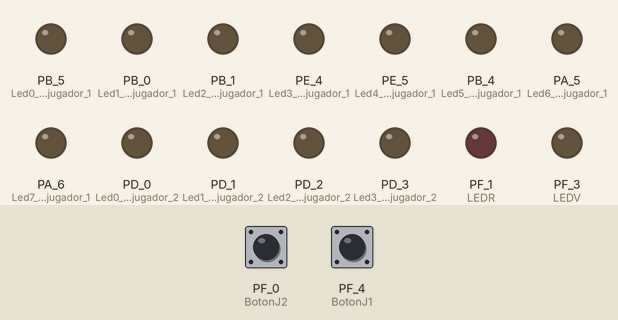
Bench run of a sketch on a simulated TI Tiva C LaunchPad. Shown: output pins drawn as LEDs (lit = HIGH). Inputs (shaded band) come from the test bench; at power-on: PF_0 (BotonJ2) HIGH, PF_4 (BotonJ1) HIGH.

Above: at 1.2 s.
1.3 s: PF_0 (BotonJ2) pulled LOW for 0.15 s
At 1.9 s:
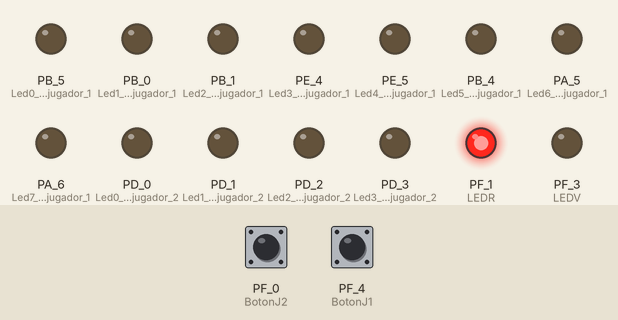
4.4 s: PF_4 (BotonJ1) pulled LOW for 3.2 s
At 8.5 s:
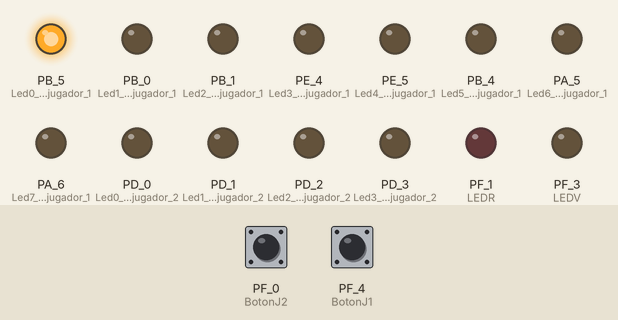
9.3 s: PF_4 (BotonJ1) pulled LOW for 0.15 s
At 10.5 s:
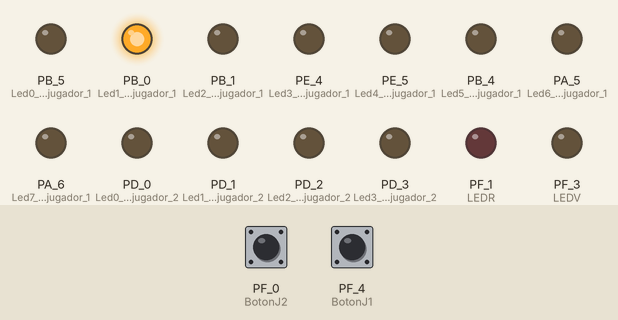
11.1 s: PF_0 (BotonJ2) pulled LOW for 1 s
At 13.1 s:
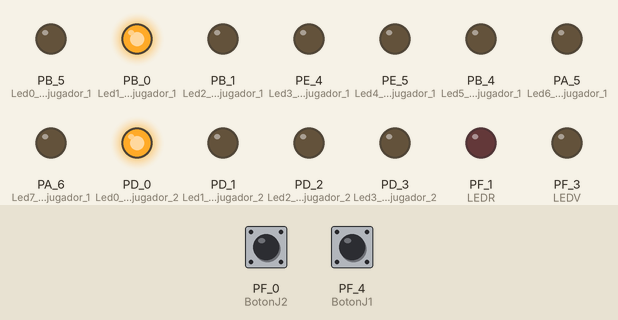
13.8 s: PF_4 (BotonJ1) pulled LOW for 1 s
At 16.2 s:
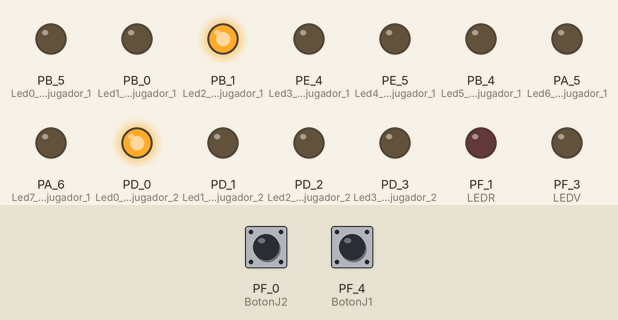
16.5 s: PF_0 (BotonJ2) pulled LOW for 0.15 s
At 17.2 s:
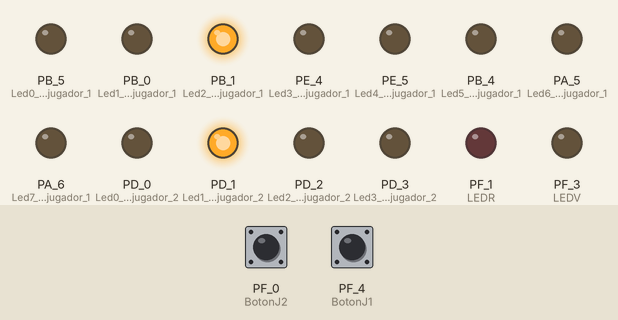
Timing chart, 0 to 19.3 s (numbered marks = the images above; inputs shaded):
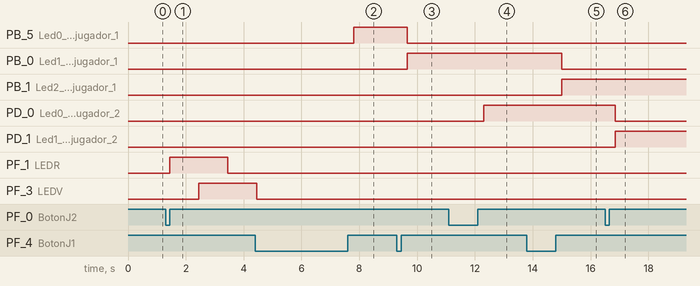

Measured:
- after the input at 1.3 s, PF_1 (LEDR): LOW → HIGH after 0.15 s, → LOW 2.0 s later; PF_3 (LEDV): LOW → HIGH after 1.2 s
- after the input at 4.4 s, PB_5 (Led0_del_jugador_1): LOW → HIGH after 3.4 s
- after the input at 9.3 s, PB_5 (Led0_del_jugador_1): HIGH → LOW after 0.35 s; PB_0 (Led1_del_jugador_1): LOW → HIGH after 0.35 s
- after the input at 11.1 s, PD_0 (Led0_del_jugador_2): LOW → HIGH after 1.2 s
- after the input at 13.8 s, PB_0 (Led1_del_jugador_1): HIGH → LOW after 1.2 s; PB_1 (Led2_del_jugador_1): LOW → HIGH after 1.2 s
- after the input at 16.5 s, PD_0 (Led0_del_jugador_2): HIGH → LOW after 0.35 s; PD_1 (Led1_del_jugador_2): LOW → HIGH after 0.35 s

The sketch:

Lab4.ino
```cpp
//Nicole Prem 18337
//Lab 4: Juego Carrera en Tiva C

//********************************************************************************
//Variables
//********************************************************************************
#define LEDR PF_1 //Led rojo para el semáforo
#define LEDV PF_3 //Led verde del semáforo
#define LEDA PF_2 //Led azul para mostrar el ganador
#define BotonJ1 PUSH1 //Botón del jugador 1
#define BotonJ2 PUSH2 //Botón del jugador 2
//#define RESET PF_RST //Botón de reset

unsigned char C1; //parámetro de entrada para función de leds J1
unsigned char C2; //parámetro de entrada para función de leds J2
unsigned char contadorJ1 = 0; //Contador del jugador 1, si llega a 8 gana
unsigned char contadorJ2 = 0; //Contador del jugador 2, si llega a 8 gana
unsigned int bandera = 1; //bandera para identificar al ganador
unsigned int banderaJ1=0; //bandera para identificar si se apachó el botón del J1
unsigned int banderaJ2=0; //bandera para identificar si se apachó el botón del J2
char debounce=0; //bandera utilizada para implementar el antirrebote
int BotonJ1_State=0; //Estado del botón 1
int BotonJ2_State=0; //Estado del boton 2
int flagJ=0; //bandera para el antirrebote del semáforo la cual cambia dependiendo quién presionó el botón


//********************************************************************************
//Prototipos de funciones
//********************************************************************************
void semaforo (void); //función del semáforo
void ledsJ1 (unsigned char C1); //función para mostrar los leds del jugador 1
void ledsJ2 (unsigned char C2); //función para mostrar los leds del jugador 2


void setup() {
  pinMode(LEDR, OUTPUT); //Definición del led rojo como output
  pinMode(LEDV, OUTPUT); //Definición del led verde como output
  pinMode(BotonJ1, INPUT_PULLUP); //Definición del botón del jugador 1 como input en pullup
  pinMode(BotonJ2, INPUT_PULLUP); //Definición del botón del jugador 2 como input en pullup
//  pinMode(RESET, INPUT_PULLUP);
  //PINES PARA LOS LEDS JUGADOR 1
  pinMode(PB_5, OUTPUT); //Led0 del jugador 1
  pinMode(PB_0, OUTPUT); //Led1 del jugador 1
  pinMode(PB_1, OUTPUT); //Led2 del jugador 1
  pinMode(PE_4, OUTPUT); //Led3 del jugador 1
  pinMode(PE_5, OUTPUT); //Led4 del jugador 1
  pinMode(PB_4, OUTPUT); //Led5 del jugador 1
  pinMode(PA_5, OUTPUT); //Led6 del jugador 1
  pinMode(PA_6, OUTPUT); //Led7 del jugador 1
  //PINES PARA LOS LEDS JUGADOR 2
  pinMode(PD_0, OUTPUT); //Led0 del jugador 2
  pinMode(PD_1, OUTPUT); //Led1 del jugador 2
  pinMode(PD_2, OUTPUT); //Led2 del jugador 2
  pinMode(PD_3, OUTPUT); //Led3 del jugador 2
  pinMode(PE_1, OUTPUT); //Led4 del jugador 2
  pinMode(PE_2, OUTPUT); //Led5 del jugador 2
  pinMode(PE_3, OUTPUT); //Led6 del jugador 2
  pinMode(PD_6, OUTPUT); //Led7 del jugador 2
}

void loop() {
   //Condiciones iniciales:
   contadorJ1 = 0;
   contadorJ2 = 0;
   ledsJ1(contadorJ1);
   ledsJ2(contadorJ2);
   banderaJ1=0;
   banderaJ2=0;
   BotonJ1_State=digitalRead(BotonJ1);
   BotonJ2_State=digitalRead(BotonJ2);
   debounce=0;
   flagJ=0;
   //Determinación de quién presionó el botón de inicio junto con antirrebote del mismo botón
   if(BotonJ1_State==LOW or BotonJ2_State==LOW){
    if (BotonJ1_State==LOW){
      flagJ=2;
    }
    else if (BotonJ2_State==LOW){
      flagJ=1;
    }
    while (debounce==0){ //antirrebote
      BotonJ1_State=digitalRead(BotonJ1);
      BotonJ2_State=digitalRead(BotonJ2);
      if(BotonJ1_State==HIGH and flagJ==2){
      debounce=1;
      }
      else if(BotonJ2_State==HIGH and flagJ==1){
        debounce=1;
      }
    }

   semaforo();
    bandera=1;

          while (bandera == 1) {
            BotonJ1_State=digitalRead(BotonJ1);
            BotonJ2_State=digitalRead(BotonJ2);
            debounce=0;
              if (BotonJ1_State == LOW) { //Se presiona botón J1
                  while(debounce==0){//Antirrebote
                    BotonJ1_State=digitalRead(BotonJ1);
                    BotonJ2_State=digitalRead(BotonJ2);
                    if(BotonJ1_State==HIGH){
                      debounce=1;
                      }
                    }
                     delay(200);
                      contadorJ1++; //se incrementa el contador
                      ledsJ1(contadorJ1); //se va a la función ledsJ1 para encender los leds del jugador 1

                      if (contadorJ1 == 8) { //verificación si ya ganó
                          bandera = 2; //se sale del ciclo
                      }
                  }
               else if (BotonJ2_State == LOW) { //Se presiona botón J2
                 while(debounce==0){//Antirrebote
                  BotonJ1_State=digitalRead(BotonJ1);
                  BotonJ2_State=digitalRead(BotonJ2);
                    if(BotonJ2_State==HIGH){
                      debounce=1;
                      }
                 }
                      delay(200);
                      contadorJ2++; //se incrementa el contador
                      ledsJ2(contadorJ2); //se va a la función ledsJ2 para encender los leds del jugador 2

                      if (contadorJ2 == 8) { //verificación si ya ganó
                          bandera = 2; //se sale del ciclo

                  }

                }

            }


    }
}


//********************************************************************************
//Funciones
//********************************************************************************
//Función del semáfoto
void semaforo (void){
  digitalWrite(LEDR, HIGH); //Encender led rojo
  delay(1000); //esperamos 1 segundo
  digitalWrite(LEDV, HIGH); //Encender led rojo y verde al mismo tiempo para crar color amarillo
  delay(1000); //esperamos 1 segundo
  digitalWrite(LEDR, LOW);
  delay(1000);
  digitalWrite(LEDV, LOW);
  delay(1000);
  }


// Rutina para desplegar los leds del J1
void ledsJ1(unsigned char C1) {
    if (C1 == 8) { //se verifica si ya presionó el botón 8 veces y si ya ganó entonces se enciende el led azul trez veces
        digitalWrite(PA_5,LOW); //se apaga el led 6
        digitalWrite(PA_6, HIGH); //se enciende led 7
        digitalWrite(LEDV, HIGH);
        delay(1000);
        digitalWrite(LEDV, LOW);
        delay(1000);
        digitalWrite(LEDV, HIGH);
        delay(1000);
        digitalWrite(LEDV, LOW);
        delay(1000);
        digitalWrite(LEDV, HIGH);
        delay(1000);
        digitalWrite(LEDV, LOW);
        delay(1000);
        digitalWrite(PA_6, LOW);
    }
/*Case que indica el led que se enciende dependiendo de la cantidad de veces
 que ha presionado el botón */
        switch (C1) {
          case 0:
            digitalWrite(PB_5, LOW); //Led0 del jugador 1
           digitalWrite(PB_0, LOW); //Led1 del jugador 1
           digitalWrite(PB_1, LOW); //Led2 del jugador 1
           digitalWrite(PE_4, LOW); //Led3 del jugador 1
           digitalWrite(PE_5, LOW); //Led4 del jugador 1
           digitalWrite(PB_4, LOW); //Led5 del jugador 1
           digitalWrite(PA_5, LOW); //Led6 del jugador 1
           digitalWrite(PA_6, LOW); //Led7 del jugador 1
          break;
            case 1: //se enciende led 0
                digitalWrite(PB_5, HIGH);
                break;
            case 2: //se enciende led 1
                digitalWrite(PB_5, LOW);
                digitalWrite(PB_0, HIGH);
                break;
            case 3: //se enciende led 2
                digitalWrite(PB_0, LOW);
                digitalWrite(PB_1, HIGH);
                break;
            case 4: //se enciente led 3
                digitalWrite(PB_1, LOW);
                digitalWrite(PE_4, HIGH);
                break;
            case 5: //se enciente led 4
                digitalWrite(PE_4, LOW);
                digitalWrite(PE_5, HIGH);
                break;
            case 6: //se enciende led 5
                digitalWrite(PE_5, LOW);
                digitalWrite(PB_4, HIGH);
                break;
            case 7: //se enciende led 6
                digitalWrite(PB_4, LOW);
                digitalWrite(PA_5, HIGH);
                break;

        }
}

// Rutina para desplegar los leds del J2
void ledsJ2(unsigned char C2) {
    if (C2 == 8) { //se verifica si ya presionó 8 veces el botón y si ya ganó se enciende el led rojo tres veces para mostrar que el es el ganador
        digitalWrite(PE_3, LOW); //se apaga el led 6
        digitalWrite(PD_6, HIGH); //se enciende led 7
        digitalWrite(LEDR, HIGH);
        delay(1000);
        digitalWrite(LEDR, LOW);
        delay(1000);
        digitalWrite(LEDR, HIGH);
        delay(1000);
        digitalWrite(LEDR, LOW);
        delay(1000);
        digitalWrite(LEDR, HIGH);
        delay(1000);
        digitalWrite(LEDR, LOW);
        delay(1000);
        digitalWrite(PD_6, LOW);
    }
/*Case que indica el led que se enciende dependiendo de la cantidad de veces
 que ha presionado el botón */
    switch (C2) {
      case 0:
       digitalWrite(PD_0, LOW); //Led0 del jugador 2
      digitalWrite(PD_1, LOW); //Led1 del jugador 2
      digitalWrite(PD_2, LOW); //Led2 del jugador 2
      digitalWrite(PD_3, LOW); //Led3 del jugador 2
     digitalWrite(PE_1, LOW); //Led4 del jugador 2
     digitalWrite(PE_2, LOW); //Led5 del jugador 2
      digitalWrite(PE_3, LOW); //Led6 del jugador 2
     digitalWrite(PD_6, LOW); //Led7 del jugador 2
     break;
       case 1: //se enciende led 0
                digitalWrite(PD_0, HIGH);
                break;
            case 2: //se enciende led 1
                digitalWrite(PD_0, LOW);
                digitalWrite(PD_1, HIGH);
                break;
            case 3: //se enciende led 2
                digitalWrite(PD_1, LOW);
                digitalWrite(PD_2, HIGH);
                break;
            case 4: //se enciente led 3
                digitalWrite(PD_2, LOW);
                digitalWrite(PD_3, HIGH);
                break;
            case 5: //se enciente led 4
                digitalWrite(PD_3, LOW);
                digitalWrite(PE_1, HIGH);
                break;
            case 6: //se enciende led 5
                digitalWrite(PE_1, LOW);
                digitalWrite(PE_2, HIGH);
                break;
            case 7: //se enciende led 6
                digitalWrite(PE_2, LOW);
                digitalWrite(PE_3, HIGH);
                break;
    }
}
```
